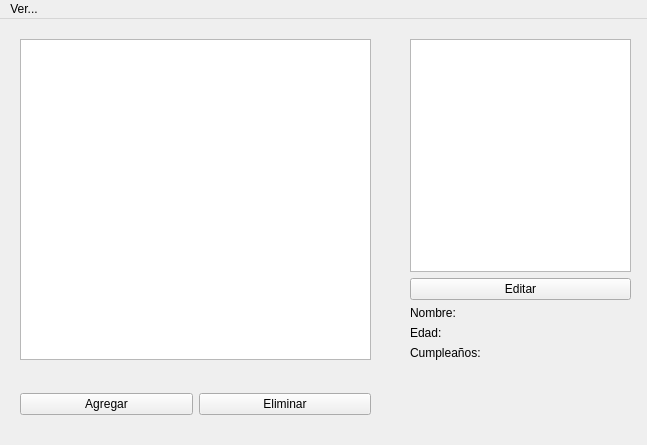
<?xml version="1.0" encoding="UTF-8"?>
<ui version="4.0">
 <class>actores_h</class>
 <widget class="QMainWindow" name="actores_h">
  <property name="geometry">
   <rect>
    <x>0</x>
    <y>0</y>
    <width>647</width>
    <height>445</height>
   </rect>
  </property>
  <property name="windowTitle">
   <string>Peliculas</string>
  </property>
  <widget class="QWidget" name="centralwidget">
   <widget class="QWidget" name="horizontalLayoutWidget">
    <property name="geometry">
     <rect>
      <x>20</x>
      <y>370</y>
      <width>351</width>
      <height>31</height>
     </rect>
    </property>
    <layout class="QHBoxLayout" name="Layout_2">
     <item>
      <widget class="QPushButton" name="boton_agregar2">
       <property name="text">
        <string>Agregar</string>
       </property>
      </widget>
     </item>
     <item>
      <widget class="QPushButton" name="boton_eliminar2">
       <property name="text">
        <string>Eliminar</string>
       </property>
      </widget>
     </item>
    </layout>
   </widget>
   <widget class="QWidget" name="verticalLayoutWidget">
    <property name="geometry">
     <rect>
      <x>410</x>
      <y>20</y>
      <width>221</width>
      <height>321</height>
     </rect>
    </property>
    <layout class="QVBoxLayout" name="Layout">
     <item>
      <widget class="QGraphicsView" name="foto2"/>
     </item>
     <item>
      <widget class="QPushButton" name="boton_editar2">
       <property name="text">
        <string>Editar</string>
       </property>
      </widget>
     </item>
     <item>
      <layout class="QFormLayout" name="Layout_3">
       <property name="fieldGrowthPolicy">
        <enum>QFormLayout::AllNonFixedFieldsGrow</enum>
       </property>
       <item row="0" column="0">
        <widget class="QLabel" name="Nombre">
         <property name="text">
          <string>Nombre:</string>
         </property>
        </widget>
       </item>
       <item row="0" column="1">
        <widget class="QLabel" name="set_nombre2">
         <property name="text">
          <string/>
         </property>
        </widget>
       </item>
       <item row="1" column="0">
        <widget class="QLabel" name="Edad">
         <property name="text">
          <string>Edad:</string>
         </property>
        </widget>
       </item>
       <item row="1" column="1">
        <widget class="QLabel" name="set_edad2">
         <property name="text">
          <string/>
         </property>
        </widget>
       </item>
       <item row="2" column="0">
        <widget class="QLabel" name="Cumpleanos">
         <property name="text">
          <string>Cumpleaños:</string>
         </property>
        </widget>
       </item>
       <item row="2" column="1">
        <widget class="QLabel" name="set_cumpleanos2">
         <property name="text">
          <string/>
         </property>
        </widget>
       </item>
      </layout>
     </item>
    </layout>
   </widget>
   <widget class="QTableView" name="tabla_actores2">
    <property name="geometry">
     <rect>
      <x>20</x>
      <y>20</y>
      <width>351</width>
      <height>321</height>
     </rect>
    </property>
   </widget>
  </widget>
  <widget class="QMenuBar" name="menubar">
   <property name="geometry">
    <rect>
     <x>0</x>
     <y>0</y>
     <width>647</width>
     <height>25</height>
    </rect>
   </property>
   <widget class="QMenu" name="menu_ver">
    <property name="title">
     <string>Ver...</string>
    </property>
   </widget>
   <addaction name="menu_ver"/>
  </widget>
  <action name="menu_actores">
   <property name="text">
    <string>Peliculas</string>
   </property>
  </action>
  <action name="menu_peliculas">
   <property name="text">
    <string>Actores</string>
   </property>
  </action>
 </widget>
 <resources/>
 <connections/>
</ui>
